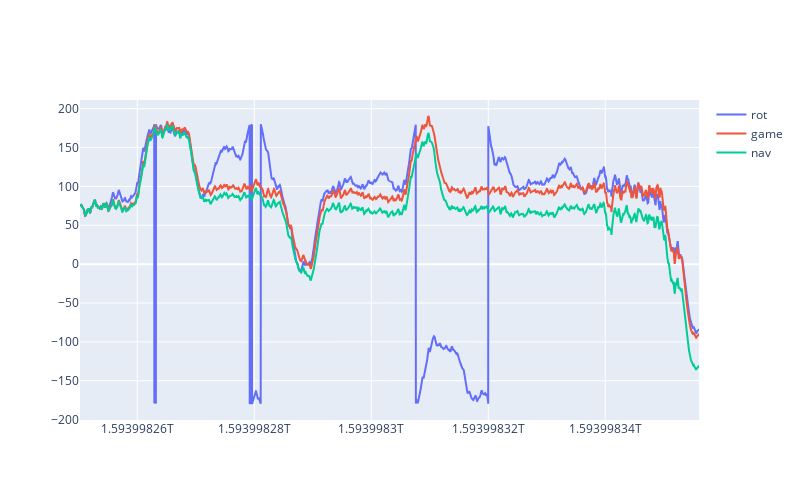

Write notebook code for a chart like this one.
### Code cell
fig = go.Figure()
fig.add_trace(go.Scatter(x=walker.headingcalc.heading_df['time'], y=np.rad2deg(walker.headingcalc.heading_df['rot']),name="rot"))
fig.add_trace(go.Scatter(x=walker.headingcalc.heading_df['time'], y=np.rad2deg(walker.headingcalc.heading_df['game']),name="game"))
fig.add_trace(go.Scatter(x=walker.headingcalc.heading_df['time'], y=np.rad2deg(walker.headingcalc.heading_df['nav']),name="nav"))
fig.update_layout(
    width = 800,
    height = 500
)
fig.show()

### Figure 1 — Plotly figure (JSON) as saved in the notebook; plotly's stock layout.template omitted (floating-point values rounded to 4 significant figures; data arrays with more than 128 entries replaced by an {"elided": "..."} marker saying what was removed)
{"data": [{"name": "rot", "type": "scatter", "x": {"elided": "5292 int values"}, "y": {"elided": "5292 float values"}}, {"name": "game", "type": "scatter", "x": {"elided": "5292 int values"}, "y": {"elided": "5292 float values"}}, {"name": "nav", "type": "scatter", "x": {"elided": "5292 int values"}, "y": {"elided": "5292 float values"}}], "layout": {"height": 500, "width": 800}}
